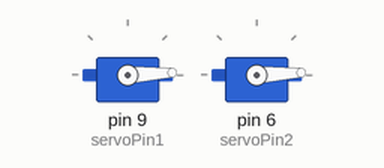
Simulated run of this sketch. Board: Arduino Uno, built with avr-gcc and run on an emulated ATmega328P. On the bench: 2 × servo.

Above: at 0.05 s.
At 1.35 s:
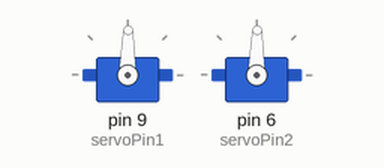
At 2.65 s:
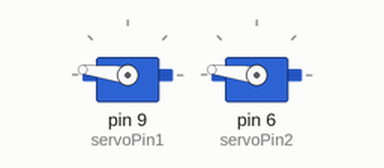
At 5.25 s:
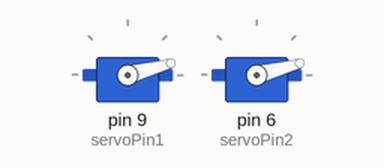
Timing chart, 0 to 7.1 s (numbered marks = the images above):
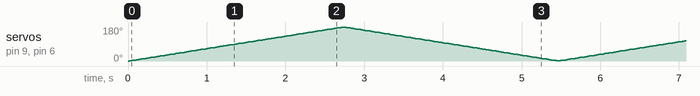

The sketch:

pan_tilt.ino
```cpp
/*
Adafruit Arduino - Lesson 14. Sweep
*/
/*
// Makes servos work separately.
#include <Servo.h>

int servoPin1 = 9;
int servoPin2 = 6;

Servo servo1;
Servo servo2;

int angle = 0;   // servo position in degrees

void setup()
{
  servo1.attach(servoPin1);
  servo2.attach(servoPin2);
}


void loop()
{
  // scan from 0 to 180 degrees
  for(angle = 0; angle < 180; angle++)
  {
    servo1.write(angle);
    delay(15);
  }
  // now scan back from 180 to 0 degrees
  for(angle = 180; angle > 0; angle--)
  {
    servo1.write(angle);
    delay(15);
  }
  {
    servo2.write(angle);
    delay(15);
  }
  // now scan back from 180 to 0 degrees
  for(angle = 180; angle > 0; angle--)
  {
    servo2.write(angle);
    delay(15);
  }
}
*/

// This makes both servos work simultaneously
#include <Servo.h>

int servoPin1 = 9;
int servoPin2 = 6;

Servo servo1;
Servo servo2;

int angle = 0;   // servo position in degrees

void setup()
{
  servo1.attach(servoPin1);
  servo2.attach(servoPin2);
}


void loop()
{
  // scan from 0 to 180 degrees
  for(angle = 0; angle < 180; angle++)
  {
    servo1.write(angle);
    servo2.write(angle);
    delay(15);

  }
  // now scan back from 180 to 0 degrees
  for(angle = 180; angle > 0; angle--)
  {
    servo1.write(angle);
    servo2.write(angle);
    delay(15);

  }

}
```
